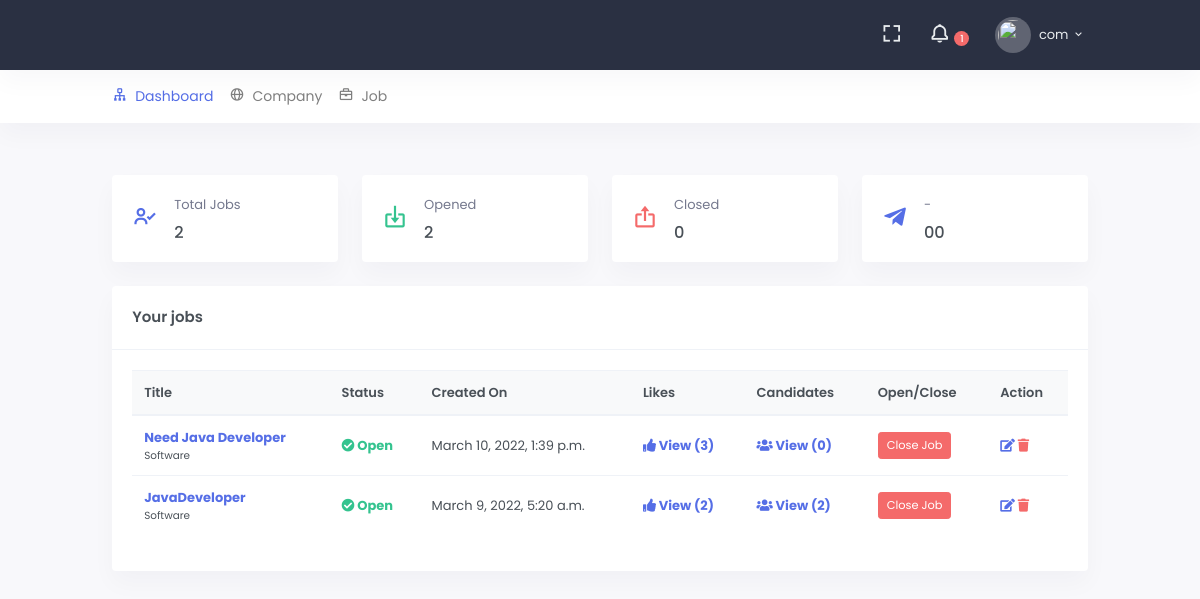
/c/ (signed in), run on the app's committed database.
### src/accounts/models.py (models this page shows, shortened)
class User(AbstractUser):
    GENDER_CHOICE = (
        ('m', 'Male'),
        ('f', 'Female'),
        ('o', 'Other'),
    )
    is_customer = models.BooleanField(default=False, help_text="This account belongs to customer")
    is_company = models.BooleanField(default=False, help_text="This account belongs to Company")
    is_completed = models.BooleanField(default=False, help_text="Is user fully fully identified to access application")
    profile_image = models.ImageField(
        null=True, blank=True,
        upload_to='images/profiles/',
        verbose_name="Profile Picture", help_text="Profile image must be 150*150 in size of png, jpg or jpeg"
    )
    gender = models.CharField(max_length=1, null=True, blank=True, choices=GENDER_CHOICE)
    about = models.TextField(null=True, blank=True, help_text="Tell us something interesting about yourself")
    address = models.TextField(blank=True, null=True)
    phone_number = models.CharField(max_length=15, null=True, blank=True)
    class Meta:
        verbose_name_plural = "Users"
    def __str__(self):
        return self.username

### src/portals/company/models.py (models this page shows, shortened)
class Job(models.Model):
    STATUS_CHOICE = (
        ('o', 'Open'),
        ('c', 'Close')
    )
    title = models.CharField(max_length=255)
    category = models.ForeignKey(Category, on_delete=models.CASCADE)
    description = models.TextField()
    detailed_description = RichTextField(null=True, blank=True)
    company = models.ForeignKey('Company', related_name='job_provider', on_delete=models.CASCADE, blank=True)
    start_time = models.DateTimeField(null=True, blank=True)
    end_time = models.DateTimeField(null=True, blank=True)
    likes = models.ManyToManyField(User, related_name='likes')
    candidates = models.ManyToManyField(User, related_name='candidates', through='Candidate')
    status = models.CharField(max_length=1, choices=STATUS_CHOICE, default='o')
    is_active = models.BooleanField(default=True)
    created_on = models.DateTimeField(auto_now=False, auto_now_add=True)
    class Meta:
        ordering = ['-pk']

class Category(models.Model):
    name = models.CharField(max_length=255)
    class Meta:
        verbose_name_plural = "Categories"
    def __str__(self):
        return self.name

### src/portals/company/views.py (the view)
# urls.py: path('', DashboardView.as_view(), name='dashboard'),
@method_decorator(company_required, name='dispatch')
class DashboardView(TemplateView):
    template_name = 'company/dashboard.html'
    def get_context_data(self, **kwargs):
        context = super(DashboardView, self).get_context_data(**kwargs)
        jobs = Job.objects.filter(company__user=self.request.user)
        context['jobs'] = jobs
        context['jobs_all_count'] = jobs.count()
        context['jobs_open_count'] = jobs.filter(status='o').count()
        context['jobs_close_count'] = jobs.filter(status='c').count()
        return context

### src/portals/company/templates/company/dashboard.html (shortened to what this page needs)
{% extends 'core/base.html' %}
{% load static %}
{% block content %}
    <div class="row">
        <div class="col-sm-3">
            <div class="card mini-stats-wid">
                <div class="card-body">
                    <div class="media">
                        <div class="mr-3 align-self-center">
                            <i class="bx bx-user-check h2 text-primary mb-0"></i>
                        </div>
                        <div class="media-body">
                            <p class="text-muted mb-2">Total Jobs</p>
                            <h5 class="mb-0">
                                {{ jobs_all_count }}
                            </h5>
                        </div>
                    </div>
                </div>
            </div>
        </div>
        <div class="col-sm-3">
            <div class="card mini-stats-wid">
                <div class="card-body">
                    <div class="media">
                        <div class="mr-3 align-self-center">
                            <i class="bx bx-import h2 text-success mb-0"></i>
                        </div>
                        <div class="media-body">
                            <p class="text-muted mb-2">Opened</p>
                            <h5 class="mb-0">
                                {{ jobs_open_count }}
                            </h5>
                        </div>
                    </div>
                </div>
            </div>
        </div>
        <div class="col-sm-3">
            <div class="card mini-stats-wid">
                <div class="card-body">
                    <div class="media">
                        <div class="mr-3 align-self-center">
                            <i class="bx bx-export h2 text-danger mb-0"></i>
                        </div>
                        <div class="media-body">
                            <p class="text-muted mb-2">Closed</p>
                            <h5 class="mb-0">
                                {{ jobs_close_count }}
                            </h5>
                        </div>
                    </div>
                </div>
            </div>
        </div>
        <div class="col-sm-3">
            <div class="card mini-stats-wid">
                <div class="card-body">
                    <div class="media">
                        <div class="mr-3 align-self-center">
                            <i class="bx bxl-telegram h2 text-primary mb-0"></i>
                        </div>
                        <div class="media-body">
                            <p class="text-muted mb-2">-</p>
                            <h5 class="mb-0">
                                00
                            </h5>
                        </div>
                    </div>
                </div>
            </div>
        </div>
    </div>
    <div class="row">
        <div class="col-12">
            <div class="card">
                <div class="border-bottom card-body">
                    <p class="card-title mb-0">Your jobs</p>
                </div>
                <div class="card-body">
                    {% if jobs %}
                        <div class="table-responsive">
                            <table class="table table-centered table-nowrap table-hover">
                                <thead class="thead-light">
                                <tr>
                                    <th scope="col">Title</th>
                                    <th scope="col">Status</th>
                                    <th scope="col">Created On</th>
                                    <th scope="col">Likes</th>
                                    <th scope="col">Candidates</th>
                                    <th scope="col">Open/Close</th>
                                    <th scope="col">Action</th>
                                </tr>
                                </thead>
                                <tbody>
                                {% for object in jobs %}
                                    <tr>
                                        <td>
                                            <p class="mb-0">
                                                <b><a href="#">{{ object.title }}</a></b>
                                            </p>
                                            <p class="mb-0 small">{{ object.category }}</p>
                                        </td>
                                        <td>
                                            {% if object.status == 'o' %}
                                                <b class="text-success">
                                                    <i class="fa fa-check-circle"></i> Open
                                                </b>
                                            {% else %}
                                                <b class="text-danger">
                                                    <i class="fa fa-times-circle"></i> Closed
                                                </b>
                                            {% endif %}
                                        </td>
                                        <td>{{ object.created_on }}</td>
                                        <td>
                                            <a href="{% url 'company:job-likes-list' object.pk %}"><b><i class="fa fa-thumbs-up"></i>
                                                View ({{ object.likes.count }})</b></a>
                                        </td>
                                        <td>
                                            <a href="{% url 'company:candidate-list' object.pk %}"><b><i
                                                    class="fa fa-users"></i> View
                                                ({{ object.candidates.count }})</b></a>
                                        </td>
                                        <td>
                                                {% if object.status == 'o' %}
                                                    <a href="{% url 'company:job-status' object.pk %}" class="btn btn-sm btn-danger">Close Job</a>
                                                {% else %}
                                                    <a href="{% url 'company:job-status' object.pk %}" class="btn btn-sm btn-success">Open Job</a>
                                                {% endif %}
                                        </td>
                                        <td>
                                            <a href="{% url 'company:job-update' object.pk %}">
                                                <b><i class="fa fa-edit"></i> </b>
                                            </a>
                                            <a href="{% url 'company:job-delete' object.pk %}" class="text-danger">
                                                <b><i class="fa fa-trash"></i> </b>
                                            </a>
                                        </td>
                                    </tr>
                                {% endfor %}
                                </tbody>
                            </table>
                        </div>
                    {% else %}
                        <p class="text-danger">
                            <b><i class="fa fa-exclamation-circle"></i> No jobs found.</b>
                        </p>
                    {% endif %}
                </div>
            </div>
        </div>
    </div>
{% endblock %}

### templates/core/base_head.html (shortened to what this page needs)
{% load static %}
<header id="page-topbar">
    <div class="navbar-header">
        <div class="d-flex">
            <div class="navbar-brand-box">
            </div>
        </div>
        <div class="d-flex">
            <div class="dropdown d-none d-lg-inline-block ml-1">
                <button type="button" class="btn header-item noti-icon waves-effect" data-toggle="fullscreen">
                    <i class="bx bx-fullscreen"></i>
                </button>
            </div>
            <div class="dropdown d-inline-block">
                <button type="button" class="btn header-item noti-icon waves-effect"
                        id="page-header-notifications-dropdown"
                        data-toggle="dropdown" aria-haspopup="true" aria-expanded="false">
                    <i class="bx bx-bell bx-tada"></i>
                    <span class="badge badge-danger badge-pill">
                        1
                    </span>
                </button>
            </div>
            <div class="dropdown d-inline-block">
                <button type="button" class="btn header-item waves-effect" id="page-header-user-dropdown"
                        data-toggle="dropdown" aria-haspopup="true" aria-expanded="false">
                    {% if request.user.profile_image %}
                        <img class="rounded-circle header-profile-user" src="{% static 'images/user.png' %}" alt="Header Avatar">
                    {% else %}
                         <img class="rounded-circle header-profile-user" src="{% static 'images/user.png' %}">
                    {% endif %}
                    <span class="d-none d-xl-inline-block ml-1">{{ request.user.username }}</span>
                    <i class="mdi mdi-chevron-down d-none d-xl-inline-block"></i>
                </button>
            </div>
        </div>
    </div>
</header>
<div class="topnav">
    <div class="container-fluid">
        <nav class="navbar navbar-light navbar-expand-lg topnav-menu">
            <div class="collapse navbar-collapse" id="topnav-menu-content">
                <ul class="navbar-nav">
                    {% if request.user.is_authenticated %}
                        {% if request.user.is_company %}
                            {% include 'core/include/admin_header.html' %}
                        {% else %}
                            {% include 'core/include/customer_header.html' %}
                        {% endif %}
                    {% endif %}
                </ul>
            </div>
        </nav>
    </div>
</div>

### data on the page
User: user.username "com"
Job: title "Need Java Developer", category "Software", status "o" (drawn), created_on "March 10, 2022, 1:39 p.m.", likes.count "3", candidates.count "0"
Job: title "JavaDeveloper", category "Software", status "o" (drawn), created_on "March 9, 2022, 5:20 a.m.", likes.count "2", candidates.count "2"

### other printed values
{{ jobs_all_count }} "2"
{{ jobs_open_count }} "2"
{{ jobs_close_count }} "0"
